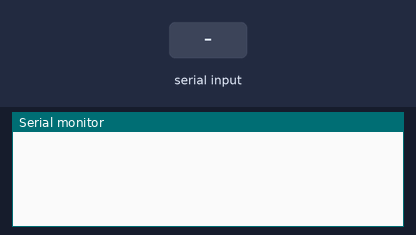
Bench run of a sketch on a simulated Arduino Uno, built with avr-gcc and run on an emulated ATmega328P. Parts: the last lines printed to the serial monitor. The test bench sets the inputs (shaded band).

Above: at 2.2 s.
2.3 s: "1\n" received over the second serial link
At 3.3 s:
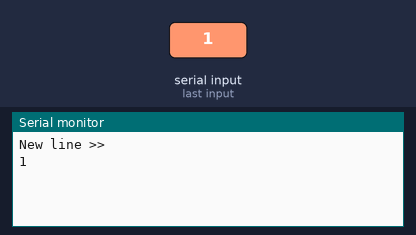
3.8 s: "0\n" received over the second serial link
At 4.4 s:
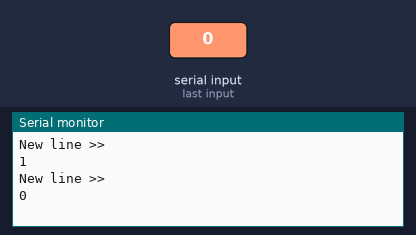
5.3 s: "2\n" received over the second serial link
At 6.8 s:
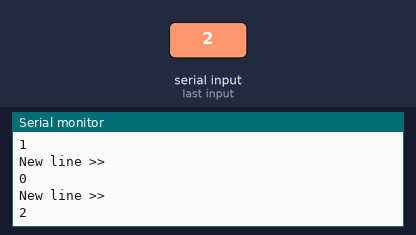

The sketch:

IM920Receiver.ino
```cpp
#include <SoftwareSerial.h>
#include"IM920Driver.h"

const int RX = 8;
const int TX = 9;

SoftwareSerial IM920Serial(RX, TX);
IM920Driver im920(&IM920Serial);

void setup() {
  Serial.begin(115200);
  IM920Serial.begin(19200);

  im920.send("ECIO"); //キャラクタ入出力モード
  im920.send("STRT 1"); //高速通信モード[50kbps]

  delay(1000);
}

void loop() {

  char buff[IM920_BUFFER_SIZE];
  int n;

  while (im920.available()) {
    // ひたすらreadする
    im920.read();

    // 改行が認識された場合
    if ( im920.get_line_changed() ) {
      // その1行を受け取る
      im920.get_last_line(buff);

      // "OK"や"NG"でなければ表示する
      if ( strcmp(buff, "OK\r\n") != 0 && strcmp(buff, "NG\r\n") != 0) {
        Serial.println("New line >>");
        Serial.println(buff);
      }
    }
  }
//  delay(10);
}
```

IM920Driver.cpp
```cpp
#include "IM920Driver.h"

// constructor
IM920Driver::IM920Driver(SoftwareSerial *ser) {
  _ser = ser;

  _current_line = _line1;
  _idx = 0;

  _last_line = _line2;
  _line_length = 0;

  _line_changed = false;
}

// read 1 character
char IM920Driver::read() {
  char c = 0;

  if ( _ser->available() ) c = _ser->read();
  else return c;

  _idx = min(IM920_BUFFER_SIZE - 2, _idx);
  _current_line[_idx] = c;
  _idx++;

  if ( c == '\n' ) {
    _current_line[_idx] = '\0';

    uint8_t *temp;
    temp = _current_line;
    _current_line = _last_line;
    _last_line = temp;

    _line_length = _idx;
    _idx = 0;
    _line_changed = true;
  }

  return c;
}

// return true if buffer contains data
bool IM920Driver::available() {
  return _ser->available();
}

// send string data to im920 with "\r\n"
void IM920Driver::send(const char str[]) {
  _ser->print(str);
  _ser->print("\r\n");
}

// get last line data
void IM920Driver::get_last_line(char buff[IM920_BUFFER_SIZE]) {
  _line_changed = false;
  for (int i = 0 ; i < _line_length; i++ )
    buff[i] = _last_line[i];
  buff[_line_length] = '\0';
}

// get the length of line data
int16_t IM920Driver::get_line_length() {
  return _line_length;
}

// true if new line received
bool IM920Driver::get_line_changed() {
  return _line_changed;
}
```

IM920Driver.h
```cpp
#ifndef LIB_IM920_HEADER_FILE
#define LIB_IM920_HEADER_FILE

#include <SoftwareSerial.h>
#include "Arduino.h"

// length of buffer
#define IM920_BUFFER_SIZE 80

class IM920Driver {
  public:
    // constructor
    IM920Driver(SoftwareSerial *ser);
    // read 1 character
    char read();
    // return true if buffer contains data
    bool available();
    // send string data to im920 with "\r\n"
    void send(const char str[]) ;
    // get last line data
    void get_last_line(char buff[IM920_BUFFER_SIZE]);
    // get the length of line data
    int16_t get_line_length();
    // true if new line received
    bool get_line_changed();

  private:

    SoftwareSerial *_ser;             // Serial which connected to IM920
    uint8_t *_current_line;           // reading line
    uint8_t *_last_line;              // last line
    uint8_t _line1[IM920_BUFFER_SIZE];// buffer of line data 1
    uint8_t _line2[IM920_BUFFER_SIZE];// buffer of line data 1
    uint16_t _idx;                    // length of _current_line
    uint16_t _line_length;            // length of _last_line
    bool _line_changed;               // true if line changed
};

#endif
```

Measured:
- after the input at 2.3 s, the serial monitor: prints a new line at once (image 1)
- after the input at 3.8 s, the serial monitor: prints a new line at once (image 2)
- after the input at 5.3 s, the serial monitor: prints a new line at once (image 3)
